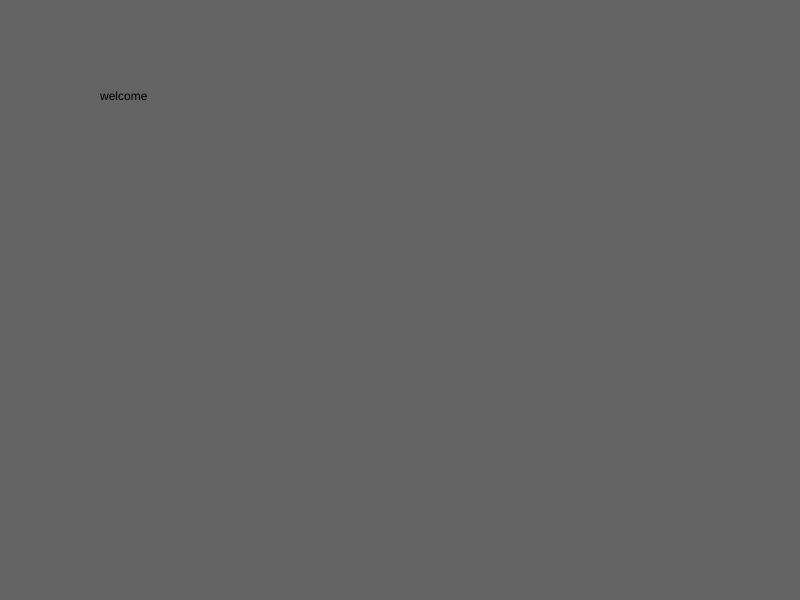
Frame 1 (no input)
Frame 60 (no input): identical to frame 1, image omitted
Frame 120 (the mouse pressed at the canvas centre since frame 60): identical to frame 1, image omitted

The p5.js sketch that drew this single still picture (run headless with seeded random() and noise() and a simulated clock; from frame 60 on, the mouse is pressed at the canvas centre):

// p5.js sketch
// ── sketch.js
var bugs = []; // array of something
var glitchPos;
var myState = 0;
var timer = 0;
var Maxbugs = 4;


function setup() {
  // put setup code here
  createCanvas(800, 600);

  for (var i = 0; i < Maxbugs; i++) {
    bugs.push(new Bug(i));
  }
  glitchPos = createVector(width / 2, height / 2);
}



function draw() {

  switch (myState) {
    case 0:
      background(100);
      text("welcome", 100, 100);
      break;

    case 1:
      game();
      break;

    case 2:
      background(100);
      text("you won!", 100, 100);
      break;

    case 3:
      background(100);
      text("you lost!", 100, 100);
      break;

  }

}



function resetTheGame() {

  bugs = [];

  timer = 0;
  for (var i = 0; i < Maxbugs; i++) {
    bugs.push(new Bug(i));
  }

}



function game() {

  background(100);

  // iterate through all the cars and do stuff

  for (var i = 0; i < bugs.length; i++) {

    bugs[i].move();
    bugs[i].display();

    var distance = bugs[i].pos.dist(glitchPos); // get the distance btw two vectors

    if (distance < 50) {
      bugs.splice(i, 1); // take something out of the “cars” array
    }

  }



  // ellipse(frogPos.x, frogPos.y, 50, 50);

  // "DEBUGGING DOT!!!"
  // fill('red');
  // ellipse(glitchPos.x, glitchPos.y, 80, 80);

  push();
  translate(glitchPos.x-400, glitchPos.y-220);
  makeGlitch();
  pop();

  checkForKeys();



  if (bugs.length == 0) {

    myState = 2;

  }



  timer++;

  if (timer > 30 * 60) {

    myState = 3;

    timer = 0;

  }



}



function mouseReleased() {

  switch (myState) {

    case 0:

      myState = 1;

      break;

    case 2:

      myState = 0;

      break;

    case 3:

      myState = 0;

      break;

  }

  console.log("length of car array is " + bugs.length);

}





function checkForKeys() {

  // if a keyIsDown move the frog

  if (keyIsDown(LEFT_ARROW)) glitchPos.x = glitchPos.x - 5;
  if (keyIsDown(RIGHT_ARROW)) glitchPos.x = glitchPos.x + 5;
  if (keyIsDown(UP_ARROW)) glitchPos.y = glitchPos.y - 5;
  if (keyIsDown(DOWN_ARROW)) glitchPos.y = glitchPos.y + 5;

  if (glitchPos.x > width) glitchPos.x = 0;
  if (glitchPos.x < 0) glitchPos.x = width;

}





// ***********************************

// DEFINE A CLASS CALLED CAR()



function Bug(num) {

  // constructor
  // properties are here
  this.pos = createVector(random(width), random(height));
  this.vel = createVector(random(-3, 3), random(-3, 3));
  this.wide = random(40, 80);
  this.r = random(255);
  this.g = random(255);
  this.b = random(255);
  this.name = num;

  // methods

  this.move = function() {
    this.pos.add(this.vel);
    if (this.pos.x > width) this.pos.x = 0;
    if (this.pos.x < 0) this.pos.x = width;
    if (this.pos.y > height) this.pos.y = 0;
    if (this.pos.y < 0) this.pos.y = height;

  }



  this.display = function() {

    // "DEBUGGING DOT!!!"
    // fill('yellow');
    // ellipse(this.pos.x, this.pos.y, 80, 80);

    push(); // needed for translate command
    // this next command moves the thing
    translate(this.pos.x-130, this.pos.y-80);
    // this makes the bugs
    makeBug();

    pop();

  }
}

///  END OF BUG class



function makeGlitch() {

  fill(255);
  ellipse(400, 200, 50, 50);
  fill(20);
  quad(382, 194, 398, 196, 393, 202, 381, 200);
  fill(20);
  quad(402, 196, 402, 202, 417, 201, 419, 192)
  fill("red");
  quad(382, 228, 414, 228, 413, 271, 382, 272);
  fill(0);
  line(380, 236, 363, 244);
  line(412, 233, 433, 249);
  line(384, 271, 386, 289, 367, 289);
  line(406, 272, 409, 286, 392, 297);

}



function makeBug() {

  fill(10);
  ellipse(131, 75, 25, 25);
  fill('orange');
  ellipse(125, 73, 10, 10);
  ellipse(138, 70, 9, 9);
  fill(180);
  quad(166, 45, 205, 51, 188, 74, 143, 73);
  fill(180);
  quad(124, 78, 65, 82, 56, 53, 89, 48, 121, 70);
  stroke(10);
  line(127, 81, 116, 98);
  line(139, 84, 135, 104);

}
